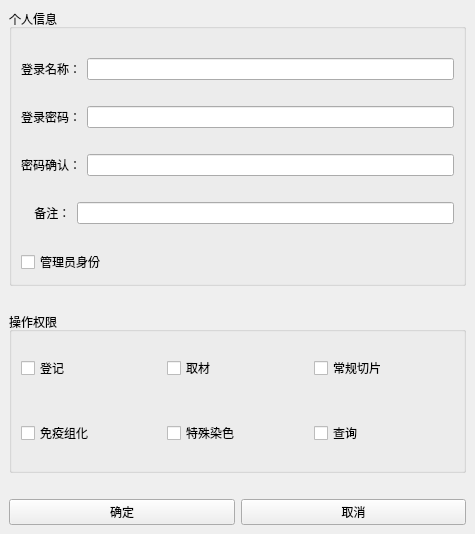
<?xml version="1.0" encoding="UTF-8"?>
<ui version="4.0">
 <class>userwidget</class>
 <widget class="QMainWindow" name="userwidget">
  <property name="geometry">
   <rect>
    <x>0</x>
    <y>0</y>
    <width>475</width>
    <height>534</height>
   </rect>
  </property>
  <property name="minimumSize">
   <size>
    <width>475</width>
    <height>534</height>
   </size>
  </property>
  <property name="maximumSize">
   <size>
    <width>475</width>
    <height>534</height>
   </size>
  </property>
  <property name="windowTitle">
   <string>MainWindow</string>
  </property>
    <widget class="QWidget" name="centralwidget">
  <layout class="QVBoxLayout" name="verticalLayout_7">
   <item>
    <layout class="QVBoxLayout" name="verticalLayout_6">
     <item>
      <widget class="QGroupBox" name="groupBox">
       <property name="title">
        <string>个人信息</string>
       </property>
       <layout class="QVBoxLayout" name="verticalLayout_3">
        <item>
         <layout class="QVBoxLayout" name="verticalLayout_2">
          <item>
           <layout class="QVBoxLayout" name="verticalLayout">
            <item>
             <spacer name="horizontalSpacer">
              <property name="orientation">
               <enum>Qt::Horizontal</enum>
              </property>
              <property name="sizeHint" stdset="0">
               <size>
                <width>40</width>
                <height>20</height>
               </size>
              </property>
             </spacer>
            </item>
            <item>
             <layout class="QHBoxLayout" name="horizontalLayout">
              <item>
               <widget class="QLabel" name="label">
                <property name="text">
                 <string>登录名称：</string>
                </property>
               </widget>
              </item>
              <item>
               <widget class="QLineEdit" name="lineEditUserName"/>
              </item>
             </layout>
            </item>
            <item>
             <spacer name="horizontalSpacer_2">
              <property name="orientation">
               <enum>Qt::Horizontal</enum>
              </property>
              <property name="sizeHint" stdset="0">
               <size>
                <width>40</width>
                <height>20</height>
               </size>
              </property>
             </spacer>
            </item>
            <item>
             <layout class="QHBoxLayout" name="horizontalLayout_3">
              <item>
               <widget class="QLabel" name="label_3">
                <property name="text">
                 <string>登录密码：</string>
                </property>
               </widget>
              </item>
              <item>
               <widget class="QLineEdit" name="lineEditPassWord">
                <property name="echoMode">
                 <enum>QLineEdit::Password</enum>
                </property>
               </widget>
              </item>
             </layout>
            </item>
            <item>
             <spacer name="horizontalSpacer_3">
              <property name="orientation">
               <enum>Qt::Horizontal</enum>
              </property>
              <property name="sizeHint" stdset="0">
               <size>
                <width>40</width>
                <height>20</height>
               </size>
              </property>
             </spacer>
            </item>
            <item>
             <layout class="QHBoxLayout" name="horizontalLayout_4">
              <item>
               <widget class="QLabel" name="label_4">
                <property name="text">
                 <string>密码确认：</string>
                </property>
               </widget>
              </item>
              <item>
               <widget class="QLineEdit" name="lineEditPassWordMore">
                <property name="echoMode">
                 <enum>QLineEdit::Password</enum>
                </property>
               </widget>
              </item>
             </layout>
            </item>
            <item>
             <spacer name="horizontalSpacer_4">
              <property name="orientation">
               <enum>Qt::Horizontal</enum>
              </property>
              <property name="sizeHint" stdset="0">
               <size>
                <width>40</width>
                <height>20</height>
               </size>
              </property>
             </spacer>
            </item>
            <item>
             <layout class="QHBoxLayout" name="horizontalLayout_5">
              <item>
               <widget class="QLabel" name="label_5">
                <property name="text">
                 <string>    备注：</string>
                </property>
               </widget>
              </item>
              <item>
               <widget class="QLineEdit" name="lineEditRemark"/>
              </item>
             </layout>
            </item>
           </layout>
          </item>
          <item>
           <spacer name="horizontalSpacer_5">
            <property name="orientation">
             <enum>Qt::Horizontal</enum>
            </property>
            <property name="sizeHint" stdset="0">
             <size>
              <width>40</width>
              <height>20</height>
             </size>
            </property>
           </spacer>
          </item>
          <item>
           <widget class="QCheckBox" name="checkBoxAdminster">
            <property name="text">
             <string>管理员身份</string>
            </property>
           </widget>
          </item>
         </layout>
        </item>
       </layout>
      </widget>
     </item>
     <item>
      <spacer name="horizontalSpacer_6">
       <property name="orientation">
        <enum>Qt::Horizontal</enum>
       </property>
       <property name="sizeHint" stdset="0">
        <size>
         <width>40</width>
         <height>20</height>
        </size>
       </property>
      </spacer>
     </item>
     <item>
      <widget class="QGroupBox" name="groupBox_2">
       <property name="title">
        <string>操作权限</string>
       </property>
       <layout class="QVBoxLayout" name="verticalLayout_5">
        <item>
         <layout class="QVBoxLayout" name="verticalLayout_4">
          <item>
           <layout class="QHBoxLayout" name="horizontalLayout_2">
            <item>
             <widget class="QCheckBox" name="checkBoxReg">
              <property name="text">
               <string>登记</string>
              </property>
             </widget>
            </item>
            <item>
             <widget class="QCheckBox" name="checkBoxMateral">
              <property name="text">
               <string>取材</string>
              </property>
             </widget>
            </item>
            <item>
             <widget class="QCheckBox" name="checkBoxNormal">
              <property name="text">
               <string>常规切片</string>
              </property>
             </widget>
            </item>
           </layout>
          </item>
          <item>
           <spacer name="horizontalSpacer_7">
            <property name="orientation">
             <enum>Qt::Horizontal</enum>
            </property>
            <property name="sizeHint" stdset="0">
             <size>
              <width>40</width>
              <height>20</height>
             </size>
            </property>
           </spacer>
          </item>
          <item>
           <layout class="QHBoxLayout" name="horizontalLayout_6">
            <item>
             <widget class="QCheckBox" name="checkBoxImmune">
              <property name="text">
               <string>免疫组化</string>
              </property>
             </widget>
            </item>
            <item>
             <widget class="QCheckBox" name="checkBoxSpecial">
              <property name="text">
               <string>特殊染色</string>
              </property>
             </widget>
            </item>
            <item>
             <widget class="QCheckBox" name="checkBoxSelect">
              <property name="text">
               <string>查询</string>
              </property>
             </widget>
            </item>
           </layout>
          </item>
         </layout>
        </item>
       </layout>
      </widget>
     </item>
     <item>
      <spacer name="horizontalSpacer_8">
       <property name="orientation">
        <enum>Qt::Horizontal</enum>
       </property>
       <property name="sizeHint" stdset="0">
        <size>
         <width>40</width>
         <height>20</height>
        </size>
       </property>
      </spacer>
     </item>
     <item>
      <layout class="QHBoxLayout" name="horizontalLayout_7">
       <item>
        <widget class="QPushButton" name="pushButtonOk">
         <property name="text">
          <string>确定</string>
         </property>
        </widget>
       </item>
       <item>
        <widget class="QPushButton" name="pushButtonCancel">
         <property name="text">
          <string>取消</string>
         </property>
        </widget>
       </item>
      </layout>
     </item>
    </layout>
   </item>
  </layout>
 </widget>
  </widget>
 <resources/>
 <connections/>
</ui>
